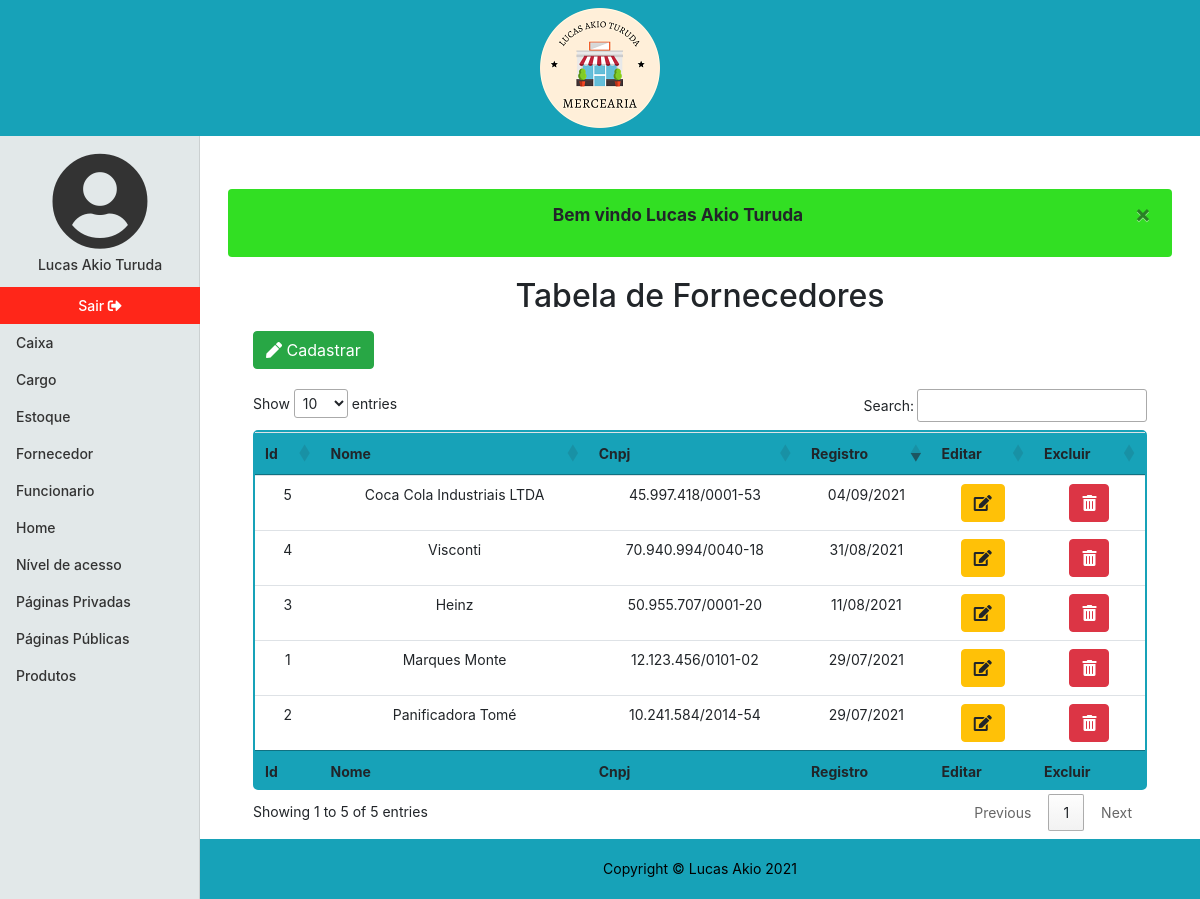
The app's page /fornecedor (signed in) with its own data.
### tables this page shows
CREATE TABLE `fornecedor` (
  `id` int NOT NULL AUTO_INCREMENT,
  `nome` varchar(50) NOT NULL,
  `cnpj` varchar(18) NOT NULL,
  `dt_registro` datetime NOT NULL,
  PRIMARY KEY (`id`),
  UNIQUE KEY `cnpj_UNIQUE` (`cnpj`)
);

### app/Controller/Fornecedor.php (called while the page is built, shortened)
<?php
    class Fornecedor extends Controller
    {
        private $dados;
        public function index()
        {
            $this->listar();
            $pagina = new \Core\ConfigView("View/fornecedor/index",$this->dados);
            $pagina->renderizar();
        }
        private function listar()
        {
            $tabela = new \App\Model\Fornecedor();
            $this->dados = $tabela->listar();
        }
    }

### core/ConfigController.php (called while the page is built, shortened)
<?php
class ConfigController
{
    private string $urlMetodo;
    public function __construct()
    {
        if(!empty(filter_input(INPUT_GET,"url",FILTER_SANITIZE_URL)))
        {
            $this->url = filter_input(INPUT_GET,"url",FILTER_SANITIZE_URL);
            $this->urlDividida = explode('/',$this->url,);
            if(isset($this->urlDividida[1]) && !empty($this->urlDividida[1]))
            {
                $this->urlMetodo = $this->urlDividida[1];
            }
            else{
                $this->urlMetodo = "index";
            }
        }
        else{
            $this->urlController = "login";
            $this->urlMetodo = "index";
        }
    }
    public function carregar()
    {
        $metodo = $this->urlMetodo;
        $pagina = new $classe();
        $pagina->$metodo();
    }
}
?>

### index.php (called while the page is built, shortened)
<?php
$url = new Core\ConfigController();
$url->carregar();
?>

### app/Model/Model.php (called while the page is built, shortened)
<?php
class Model extends Conexao
{
    protected $conn;
    function __construct()
    {
        $this->conn = parent::conectar();
    }
    final protected function projetarTodos($query): array
    {
        $this->query = $this->conn->prepare($query);
        $this->query->execute();
        return $this->query->fetchAll(PDO::FETCH_ASSOC);
    }
}
?>

### app/Model/Conexao.php (called while the page is built, shortened)
<?php
class Conexao
{
   private $bdType = "mysql";
   private $host = "localhost";
   private $user = "root";
   private $password = "root";
   private $port = 3306;
   private $bdname = "mercearia";
   protected function conectar()
   {
       try{
            $con = new PDO($this->bdType.':host='.$this->host.';port='.$this->port.';dbname='.$this->bdname, $this->user, $this->password);
            $con->setAttribute(PDO::ATTR_ERRMODE, PDO::ERRMODE_EXCEPTION);
            return $con;
       }
       catch(PDOException $e)
       {
           $alerta = new \App\Model\Alerta();
           $msg= $alerta->alertaFalha("Não foi possivel realizar uma conexão com o site, tente novamente!");
           $_SESSION['msg'] = $msg;
            header("Location:". URL . "paginaInvalida/index");
            exit();
       }
   }
}

### app/Model/Fornecedor.php (called while the page is built, shortened)
<?php
class Fornecedor extends Model
{
    public function listar(): array
    {
        $listar = parent::projetarTodos(
            "SELECT id, nome, cnpj, dt_registro FROM fornecedor ORDER BY dt_registro DESC"
        );
        return $listar;
    }
}

### app/View/fornecedor/index.php (the view, shortened to what this page needs)
<!DOCTYPE html>
<html lang="pt-br">
<head>
    <link rel="stylesheet" href="https://cdn.jsdelivr.net/npm/bootstrap@4.6.0/dist/css/bootstrap.min.css">
    <link href="<?php echo URL; ?>app/Assets/css/mercearia.css" rel="stylesheet">
    <link href="<?php echo URL; ?>app/Assets/fontawesome/css/all.css" rel="stylesheet">
    <link href="https://cdn.datatables.net/1.10.25/css/jquery.dataTables.min.css" rel="stylesheet">
</head>
<?php
include_once "app/View/include/header.php";
?>
<div class="container-fluid">
    <div class="row">
        <?php
        include_once "app/View/include/menulateral.php";
        ?>
        <div class="col-md-9 ml-auto col-lg-10 principal">
            <main role="main" class="m-2">
                <?php
                if (isset($_SESSION['msg'])) {
                    echo $_SESSION['msg'];
                }
                ?>
                <h2 class="text-center mb-3">Tabela de Fornecedores</h2>
                <button type="button" class="btn btn-success m-button-table" data-toggle="modal" data-target="#modalCadastrar"><i class="fas fa-pen"></i> Cadastrar</button>
                <div class="table-responsive">
                    <table id="listar-fornecedores" class="table table-hover text-center tabela-personalizada">
                        <thead class="bg-info">
                            <tr>
                                <th>Id</th>
                                <th>Nome</th>
                                <th>Cnpj</th>
                                <th>Registro</th>
                                <th>Editar</th>
                                <th>Excluir</th>
                            </tr>
                        </thead>
                        <tbody>
                            <?php
                            foreach ($this->dados as $coluna => $item) {
                            ?> <tr>
                                    <td><?php echo $item['id']; ?></td>
                                    <td><?php echo $item['nome']; ?></td>
                                    <td><?php echo $item['cnpj']; ?></td>
                                    <td data-order="<?php echo date('Y/m/d H:i:s', strtotime($item['dt_registro'])); ?>"><?php echo date('d/m/Y', strtotime($item['dt_registro'])); ?></td>
                                    <td>
                                        <a href="<?php echo URL; ?>fornecedor/editar/&id=<?php echo $item['id'] ?>" class="btn btn-warning col-mb-3"><i class="fas fa-edit"></i></a>
                                    </td>
                                    <td>
                                        <a href="<?php echo URL; ?>fornecedor/excluir/&id=<?php echo $item['id'] ?>" class="btn btn-danger col-mb-3" id='link_excluir'><i class="fas fa-trash-alt"></i></a>
                                    </td>
                                </tr>
                            <?php
                            }
                            ?>
                        </tbody>
                        <tfoot class="bg-info">
                            <tr>
                                <th>Id</th>
                                <th>Nome</th>
                                <th>Cnpj</th>
                                <th>Registro</th>
                                <th>Editar</th>
                                <th>Excluir</th>
                            </tr>
                        </tfoot>
                    </table>
                </div>
            </main>
            <?php
            include_once "app/View/include/footer.php";
            ?>
            </body>
</html>

### app/Assets/css/mercearia.css (style rules this page uses)
body { font-size: .875rem; }
.alertaSucesso { background-color:rgb(50, 223, 35); font-weight: bold; font-size: 13pt; }
.alertaErro, .alertaSucesso { margin: 20px; }
.principal { min-height: 83vh; padding-left: 0; padding-right: 0; padding-bottom: 60px; }
main { height: 100%; padding-top:25px; }
.tabela-personalizada { border:2px solid #17a2b8; border-radius: 5px; }
.m-button-table { margin:0 45px 20px 45px; }

### records on screen
fornecedor: id "5", nome "Coca Cola Industriais LTDA", cnpj "45.997.418/0001-53", dt_registro "04/09/2021"
fornecedor: id "4", nome "Visconti", cnpj "70.940.994/0040-18", dt_registro "31/08/2021"
fornecedor: id "3", nome "Heinz", cnpj "50.955.707/0001-20", dt_registro "11/08/2021"
fornecedor: id "1", nome "Marques Monte", cnpj "12.123.456/0101-02", dt_registro "29/07/2021"
fornecedor: id "2", nome "Panificadora Tomé", cnpj "10.241.584/2014-54", dt_registro "29/07/2021"

### other values on screen
$_SESSION['usuario_nome'] "Lucas Akio Turuda"
$pagina "Caixa"
$pagina "Cargo"
$pagina "Estoque"
$pagina "Fornecedor"
$pagina "Funcionario"
$pagina "Home"
$pagina "Produtos"
$_SESSION['msg'] "Bem vindo Lucas Akio Turuda ×"
